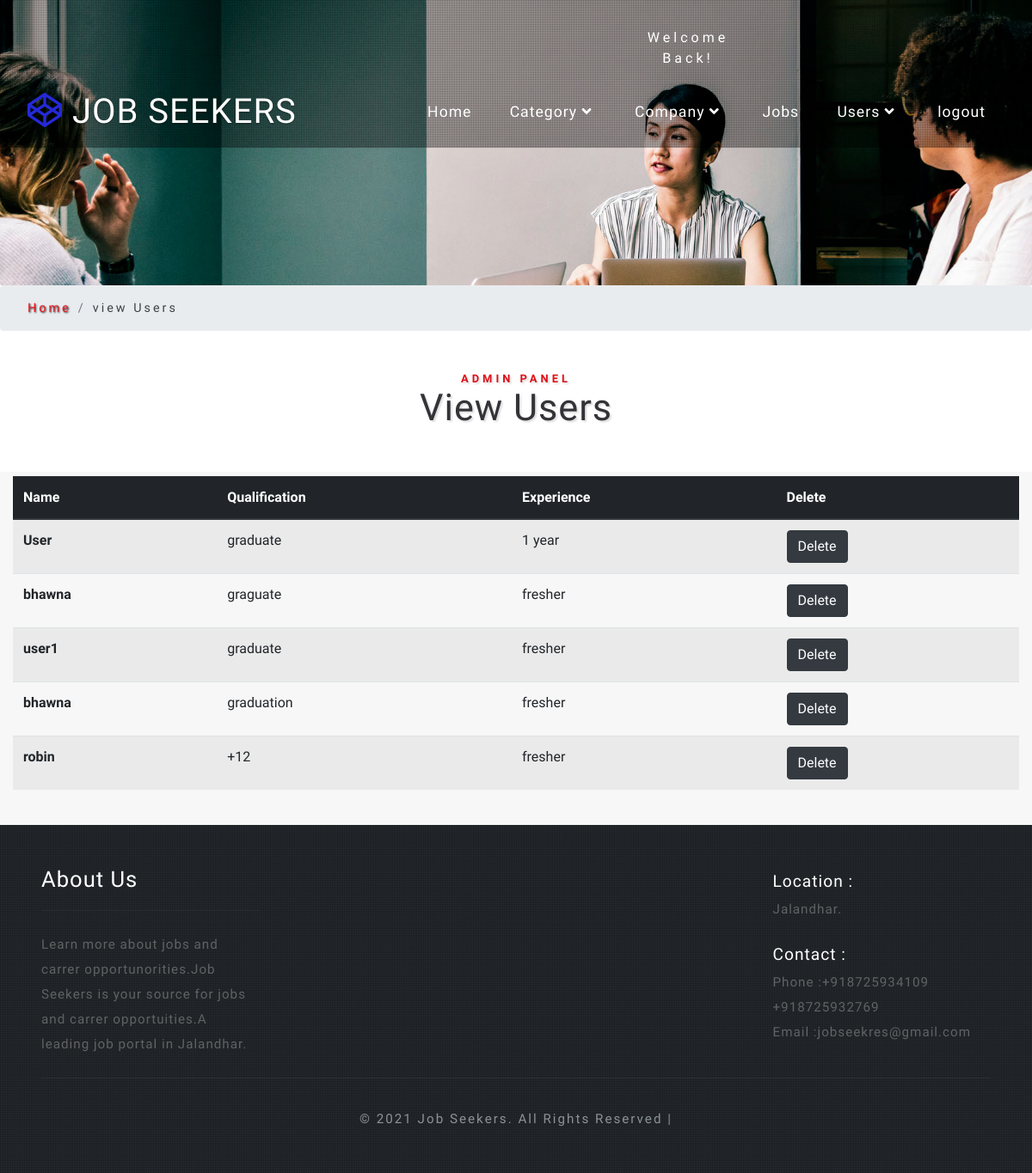
Page /admin/viewusers.php (signed in) on the committed database.
### tables this page shows
CREATE TABLE `user` (
  `uid` int(255) NOT NULL,
  `uname` varchar(50) NOT NULL,
  `uemail` varchar(50) NOT NULL,
  `upassword` varchar(20) NOT NULL,
  `uaddress` varchar(20) NOT NULL,
  `ucontact` varchar(255) NOT NULL,
  `uqualification` varchar(50) NOT NULL,
  `uexperience` varchar(255) NOT NULL,
  `upic` varchar(255) NOT NULL
);

### admin/viewusers.php (the view, shortened to what this page needs)
<?php
include "header1.php";
include "connection.php";
?><ol class="breadcrumb justify-content-left">
    <li class="breadcrumb-item">
      <a href="index.php">Home</a>
    </li>
    <li class="breadcrumb-item active">view Users</li>
  </ol>
  <section class="banner-bottom-wthree pt-lg-5 pt-md-3 pt-3">
    <div class="inner-sec-w3ls">
      <h3 class="tittle text-center mb-lg-5 mb-3">
        <span>Admin Panel</span>View Users</h3>
      <div class="container-fluid">
        <div class="row">
          <div class="col-md-12 main_grid_contact" style="padding: 5px 15px 25px 15px !important;">
            <div class="form">
              <table class="table table-striped table-hover">
                <thead class="thead-dark">
                  <tr>
                    <th scope="col">Name</th>
                    <th scope="col">Qualification</th>
                    <th scope="col">Experience</th>
                    <th scope="col">Delete</th>
                  </tr>
                </thead>
                <tbody>
                  <?php
                    $q = "select * from `user`";
                    $res = mysqli_query($conn,$q);
                    if(mysqli_num_rows($res)>0)
                    {
                      while($row = mysqli_fetch_array($res)){
                        ?>
                        <tr>
                          <th scope="row"><?php echo $row['uname'];?></th>
                          <td><?php echo $row['uqualification'];?></td>
                          <td><?php echo $row['uexperience'];?></td>
                          <td><a href="deleteuser.php?x=<?php echo $row['uid'];?>"class="btn btn-dark">Delete</a></td>
                        </tr>
                        <?php
                      }
                    }
                    else
                    {
                      ?>
                      <tr>
                        <th scope="row" colspan="4">No Record Found..!!</th>
                      </tr>
                      <?php
                    }
                  ?>
                </tbody>
              </table>
            </div>
          </div>
        </div>
      </div>
    </div>
  </section>
<?php
  include "footer.php";
?>

### admin/css/style.css (style rules this page uses)
html, body { margin: 0; font-size: 100%; font-family: 'Dosis', sans-serif; background: #fff; }
body a { text-decoration: none; transition: 0.5s all; -webkit-transition: 0.5s all; -moz-transition: 0.5s all; -o-transition: 0.5s all; -ms-transition: 0.5s all; font-family: 'Dosis', sans-serif; }
h1, h2, h3, h4, h5, h6 { margin: 0; font-family: 'Dosis', sans-serif; letter-spacing: 1px; }
h3.tittle span { display: block; text-transform: uppercase; font-size: 0.3em; color: #de0f17; letter-spacing: 4px; font-weight: 600; }
h3.tittle { text-shadow: 2px 2px 2px rgba(41, 41, 41, 0.15); font-size: 2.7em; color: #333338; font-weight: 400; }
li.breadcrumb-item { font-size: 0.9em; letter-spacing: 3px; }
li.breadcrumb-item a { color: #ec1c24; text-shadow: 1px 1px 2px #252424; }
.breadcrumb-item.active { color: #404244; }
ol.breadcrumb { margin: 0; padding: 1em 2em; }
.main_grid_contact { background: #f7f7f7; padding: 9em 5em; }

### rows in the picture
user: uname "User", uqualification "graduate", uexperience "1 year"
user: uname "bhawna", uqualification "graguate", uexperience "fresher"
user: uname "user1", uqualification "graduate", uexperience "fresher"
user: uname "bhawna", uqualification "graduation", uexperience "fresher"
user: uname "robin", uqualification "+12", uexperience "fresher"
